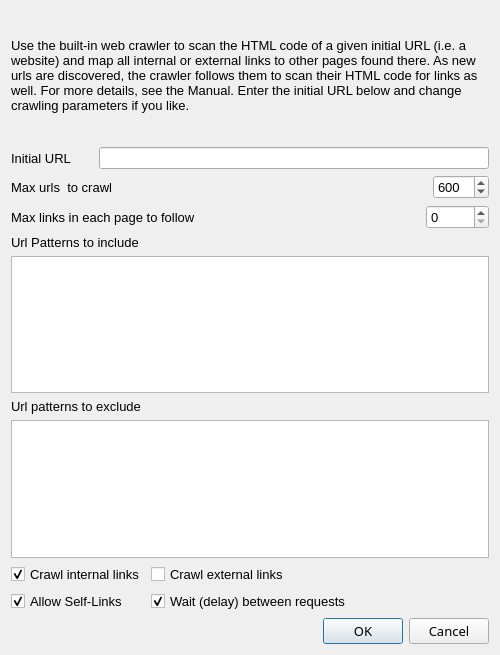
<?xml version="1.0" encoding="UTF-8"?>
<ui version="4.0">
 <class>DialogWebCrawler</class>
 <widget class="QDialog" name="DialogWebCrawler">
  <property name="geometry">
   <rect>
    <x>0</x>
    <y>0</y>
    <width>500</width>
    <height>655</height>
   </rect>
  </property>
  <property name="sizePolicy">
   <sizepolicy hsizetype="MinimumExpanding" vsizetype="MinimumExpanding">
    <horstretch>0</horstretch>
    <verstretch>0</verstretch>
   </sizepolicy>
  </property>
  <property name="minimumSize">
   <size>
    <width>500</width>
    <height>650</height>
   </size>
  </property>
  <property name="maximumSize">
   <size>
    <width>650</width>
    <height>800</height>
   </size>
  </property>
  <property name="font">
   <font>
    <pointsize>10</pointsize>
   </font>
  </property>
  <property name="windowTitle">
   <string>Generate network from web links</string>
  </property>
  <layout class="QGridLayout" name="gridLayout">
   <item row="0" column="0" colspan="2">
    <widget class="QLabel" name="label_2">
     <property name="sizePolicy">
      <sizepolicy hsizetype="MinimumExpanding" vsizetype="MinimumExpanding">
       <horstretch>0</horstretch>
       <verstretch>0</verstretch>
      </sizepolicy>
     </property>
     <property name="minimumSize">
      <size>
       <width>450</width>
       <height>130</height>
      </size>
     </property>
     <property name="autoFillBackground">
      <bool>false</bool>
     </property>
     <property name="frameShape">
      <enum>QFrame::NoFrame</enum>
     </property>
     <property name="text">
      <string>&lt;html&gt;&lt;head/&gt;&lt;body&gt;&lt;p&gt;Use the built-in web crawler to scan the HTML code of a given initial URL (i.e. a website) and map all internal or external links to other pages found there. &lt;/p&gt;&lt;p&gt;As new urls are discovered, the crawler follows them to scan their HTML code for links as well. For more details, see the Manual. &lt;/p&gt;&lt;p&gt;Enter the initial URL below and change crawling parameters if you like.&lt;/p&gt;&lt;/body&gt;&lt;/html&gt;</string>
     </property>
     <property name="textFormat">
      <enum>Qt::RichText</enum>
     </property>
     <property name="wordWrap">
      <bool>true</bool>
     </property>
    </widget>
   </item>
   <item row="1" column="0" colspan="2">
    <layout class="QHBoxLayout" name="horizontalLayout_3">
     <item>
      <widget class="QLabel" name="label">
       <property name="text">
        <string>Initial URL</string>
       </property>
      </widget>
     </item>
     <item>
      <spacer name="horizontalSpacer_3">
       <property name="orientation">
        <enum>Qt::Horizontal</enum>
       </property>
       <property name="sizeHint" stdset="0">
        <size>
         <width>40</width>
         <height>20</height>
        </size>
       </property>
      </spacer>
     </item>
     <item>
      <widget class="QLineEdit" name="seedUrlEdit">
       <property name="sizePolicy">
        <sizepolicy hsizetype="Expanding" vsizetype="Fixed">
         <horstretch>0</horstretch>
         <verstretch>0</verstretch>
        </sizepolicy>
       </property>
       <property name="minimumSize">
        <size>
         <width>390</width>
         <height>22</height>
        </size>
       </property>
       <property name="maximumSize">
        <size>
         <width>400</width>
         <height>24</height>
        </size>
       </property>
       <property name="toolTip">
        <string>&lt;html&gt;&lt;head/&gt;&lt;body&gt;&lt;p&gt;Enter the initial url/domain to start crawling from, i.e. http://www.iefimerida.gr  &lt;/p&gt;&lt;p&gt;You may omit http:// if you want. &lt;/p&gt;&lt;/body&gt;&lt;/html&gt;</string>
       </property>
      </widget>
     </item>
    </layout>
   </item>
   <item row="2" column="0" colspan="2">
    <layout class="QHBoxLayout" name="horizontalLayout">
     <item>
      <widget class="QLabel" name="label_4">
       <property name="toolTip">
        <string>&lt;html&gt;&lt;head/&gt;&lt;body&gt;&lt;p&gt;Set the total urls to be crawled. &lt;/p&gt;&lt;p&gt;This is the total nodes the result network will have. &lt;/p&gt;&lt;p&gt;Set value to 0, if you don't want any limits...&lt;/p&gt;&lt;/body&gt;&lt;/html&gt;</string>
       </property>
       <property name="text">
        <string>Max urls  to crawl</string>
       </property>
      </widget>
     </item>
     <item>
      <spacer name="horizontalSpacer">
       <property name="font">
        <font>
         <pointsize>11</pointsize>
         <stylestrategy>PreferAntialias</stylestrategy>
        </font>
       </property>
       <property name="orientation">
        <enum>Qt::Horizontal</enum>
       </property>
       <property name="sizeHint" stdset="0">
        <size>
         <width>40</width>
         <height>20</height>
        </size>
       </property>
      </spacer>
     </item>
     <item>
      <widget class="QSpinBox" name="maxUrlsToCrawlSpinBox">
       <property name="minimumSize">
        <size>
         <width>50</width>
         <height>0</height>
        </size>
       </property>
       <property name="toolTip">
        <string>&lt;html&gt;&lt;head/&gt;&lt;body&gt;&lt;p&gt;Set the total urls to be crawled. &lt;/p&gt;&lt;p&gt;This is the &lt;span style=&quot; font-weight:600;&quot;&gt;maximum nodes&lt;/span&gt; the result network will have. &lt;/p&gt;&lt;p&gt;Set value to 0, if you don't want any limits...&lt;/p&gt;&lt;/body&gt;&lt;/html&gt;</string>
       </property>
       <property name="minimum">
        <number>1</number>
       </property>
       <property name="maximum">
        <number>2000</number>
       </property>
       <property name="value">
        <number>600</number>
       </property>
      </widget>
     </item>
    </layout>
   </item>
   <item row="3" column="0" colspan="2">
    <layout class="QHBoxLayout" name="horizontalLayout_2">
     <item>
      <widget class="QLabel" name="label_3">
       <property name="toolTip">
        <string>&lt;html&gt;&lt;head/&gt;&lt;body&gt;&lt;p&gt;Set the max links inside a page to be followed and crawled by SocNetV.&lt;/p&gt;&lt;p&gt;Set this to zero if you don't want to have this limit. In this case SocNetV will follow and crawl every link found in a page.&lt;/p&gt;&lt;/body&gt;&lt;/html&gt;</string>
       </property>
       <property name="text">
        <string>Max links in each page to follow</string>
       </property>
      </widget>
     </item>
     <item>
      <spacer name="horizontalSpacer_2">
       <property name="font">
        <font>
         <pointsize>11</pointsize>
         <stylestrategy>PreferAntialias</stylestrategy>
        </font>
       </property>
       <property name="orientation">
        <enum>Qt::Horizontal</enum>
       </property>
       <property name="sizeHint" stdset="0">
        <size>
         <width>40</width>
         <height>20</height>
        </size>
       </property>
      </spacer>
     </item>
     <item>
      <widget class="QSpinBox" name="maxLinksPerPageSpinBox">
       <property name="minimumSize">
        <size>
         <width>63</width>
         <height>0</height>
        </size>
       </property>
       <property name="toolTip">
        <string>&lt;html&gt;&lt;head/&gt;&lt;body&gt;&lt;p&gt;Set the max links inside a page to be followed and crawled by SocNetV.&lt;/p&gt;&lt;p&gt;Set this to zero if you don't want to have this limit. In this case SocNetV will follow and crawl every link found in a page.&lt;/p&gt;&lt;/body&gt;&lt;/html&gt;</string>
       </property>
       <property name="maximum">
        <number>9999</number>
       </property>
       <property name="value">
        <number>0</number>
       </property>
      </widget>
     </item>
    </layout>
   </item>
   <item row="4" column="0" colspan="2">
    <layout class="QVBoxLayout" name="verticalLayout">
     <item>
      <widget class="QLabel" name="label_5">
       <property name="text">
        <string>Url Patterns to include</string>
       </property>
      </widget>
     </item>
     <item>
      <widget class="QTextEdit" name="patternsIncludedTextEdit"/>
     </item>
    </layout>
   </item>
   <item row="5" column="0" colspan="2">
    <layout class="QVBoxLayout" name="verticalLayout_2">
     <item>
      <widget class="QLabel" name="label_7">
       <property name="text">
        <string>Url patterns to exclude</string>
       </property>
      </widget>
     </item>
     <item>
      <widget class="QTextEdit" name="patternsExcludedTextEdit"/>
     </item>
    </layout>
   </item>
   <item row="6" column="0">
    <widget class="QCheckBox" name="intLinksCheckBox">
     <property name="toolTip">
      <string>&lt;html&gt;&lt;head/&gt;&lt;body&gt;&lt;p&gt;&lt;span style=&quot; font-weight:600;&quot;&gt;Crawl Internal Links &lt;/span&gt;&lt;/p&gt;&lt;p&gt;If enabled, the crawler will scan and map &lt;span style=&quot; font-weight:600;&quot;&gt;internal links &lt;/span&gt;(i.e. pages within the initial website). &lt;/p&gt;&lt;p&gt;If you do not want to crawl internal links, disable this option. &lt;/p&gt;&lt;p&gt;Default is to crawl internal links.&lt;/p&gt;&lt;/body&gt;&lt;/html&gt;</string>
     </property>
     <property name="text">
      <string>Crawl internal links</string>
     </property>
     <property name="checked">
      <bool>true</bool>
     </property>
    </widget>
   </item>
   <item row="6" column="1">
    <widget class="QCheckBox" name="extLinksCheckBox">
     <property name="toolTip">
      <string>&lt;html&gt;&lt;head/&gt;&lt;body&gt;&lt;p&gt;&lt;span style=&quot; font-weight:600;&quot;&gt;Crawl external links&lt;/span&gt;&lt;/p&gt;&lt;p&gt;If enabled, the crawler will map &lt;span style=&quot; font-weight:600;&quot;&gt;external links&lt;/span&gt;. &lt;/p&gt;&lt;p&gt;For instance, if you start crawling from www.supersyntages.gr and we find there a link to another domain, i.e. www.linuxinsider.gr, then we will go outside of supersyntages.gr and crawl linuxinsider.gr too. &lt;/p&gt;&lt;p&gt;If you don't want to crawl external links, disable this option. &lt;/p&gt;&lt;/body&gt;&lt;/html&gt;</string>
     </property>
     <property name="text">
      <string>Crawl external links</string>
     </property>
     <property name="checked">
      <bool>false</bool>
     </property>
    </widget>
   </item>
   <item row="7" column="0">
    <widget class="QCheckBox" name="selfLinksCheckBox">
     <property name="toolTip">
      <string>&lt;html&gt;&lt;head/&gt;&lt;body&gt;&lt;p&gt;If enabled the application will draw a &lt;span style=&quot; font-weight:600;&quot;&gt;self-link&lt;/span&gt; when a page contains a link to itself. &lt;/p&gt;&lt;p&gt;Default is not to allow self-links.&lt;/p&gt;&lt;/body&gt;&lt;/html&gt;</string>
     </property>
     <property name="text">
      <string>Allow Self-Links</string>
     </property>
     <property name="checked">
      <bool>true</bool>
     </property>
    </widget>
   </item>
   <item row="7" column="1">
    <widget class="QCheckBox" name="waitCheckBox">
     <property name="toolTip">
      <string>&lt;html&gt;&lt;head/&gt;&lt;body&gt;&lt;p&gt;Wait for a random number of milliseconds (&lt;span style=&quot; font-weight:600;&quot;&gt;0-1000&lt;/span&gt;) between network requests.  &lt;/p&gt;&lt;p&gt;&lt;br/&gt;&lt;/p&gt;&lt;p&gt;Use of this option is recommended, as it lightens the server load by making the requests less frequent.&lt;/p&gt;&lt;p&gt;&lt;br/&gt;&lt;/p&gt;&lt;p&gt;By default this option is enabled.&lt;/p&gt;&lt;/body&gt;&lt;/html&gt;</string>
     </property>
     <property name="text">
      <string>Wait (delay) between requests</string>
     </property>
     <property name="checked">
      <bool>true</bool>
     </property>
    </widget>
   </item>
   <item row="8" column="1">
    <widget class="QDialogButtonBox" name="buttonBox">
     <property name="enabled">
      <bool>true</bool>
     </property>
     <property name="font">
      <font>
       <family>Sans Serif</family>
       <pointsize>10</pointsize>
      </font>
     </property>
     <property name="orientation">
      <enum>Qt::Horizontal</enum>
     </property>
     <property name="standardButtons">
      <set>QDialogButtonBox::Cancel|QDialogButtonBox::Ok</set>
     </property>
    </widget>
   </item>
  </layout>
 </widget>
 <resources/>
 <connections>
  <connection>
   <sender>buttonBox</sender>
   <signal>accepted()</signal>
   <receiver>DialogWebCrawler</receiver>
   <slot>accept()</slot>
   <hints>
    <hint type="sourcelabel">
     <x>257</x>
     <y>324</y>
    </hint>
    <hint type="destinationlabel">
     <x>157</x>
     <y>274</y>
    </hint>
   </hints>
  </connection>
  <connection>
   <sender>buttonBox</sender>
   <signal>rejected()</signal>
   <receiver>DialogWebCrawler</receiver>
   <slot>reject()</slot>
   <hints>
    <hint type="sourcelabel">
     <x>325</x>
     <y>324</y>
    </hint>
    <hint type="destinationlabel">
     <x>286</x>
     <y>274</y>
    </hint>
   </hints>
  </connection>
 </connections>
</ui>
